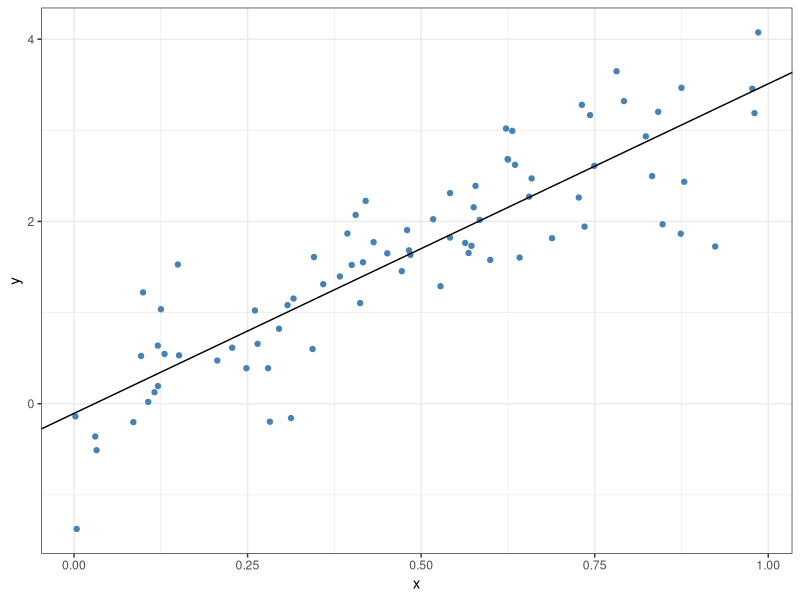
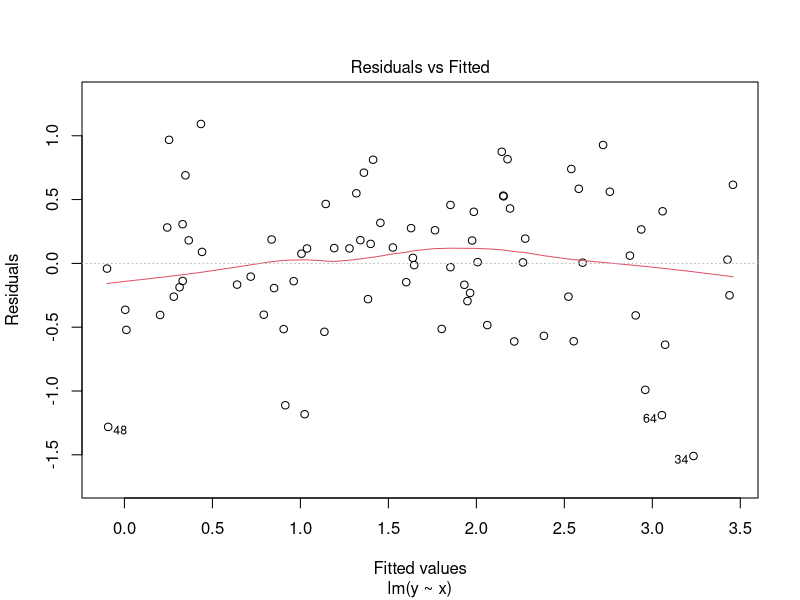
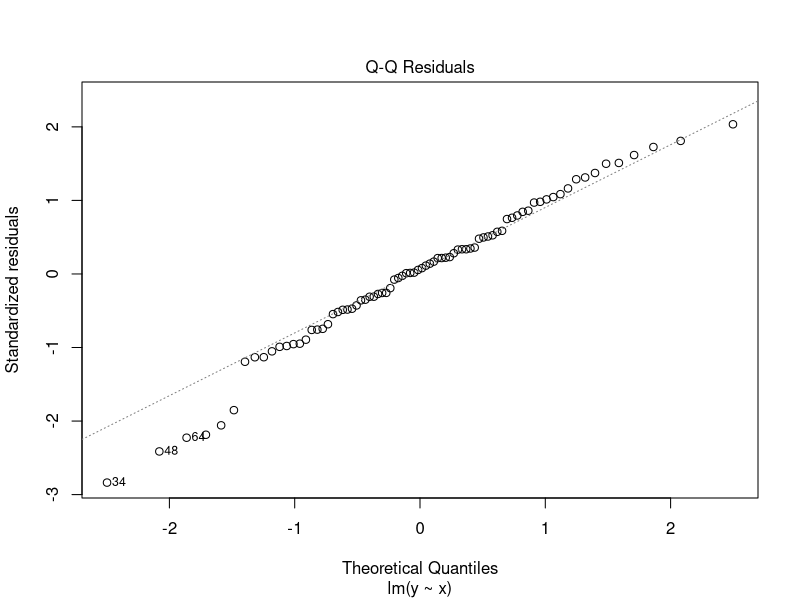
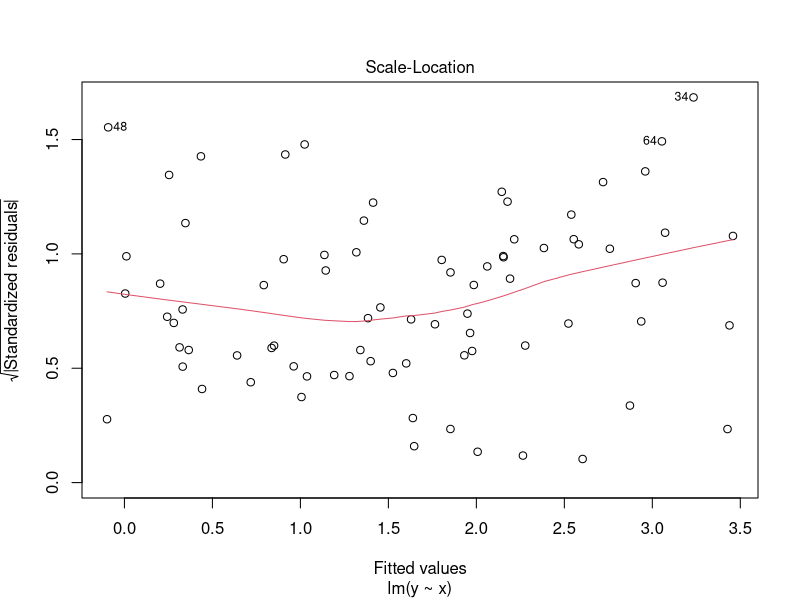
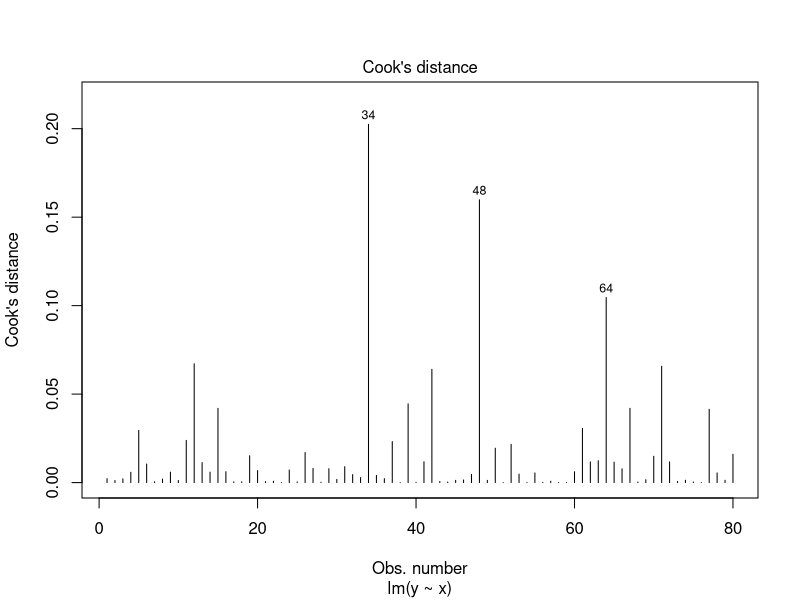
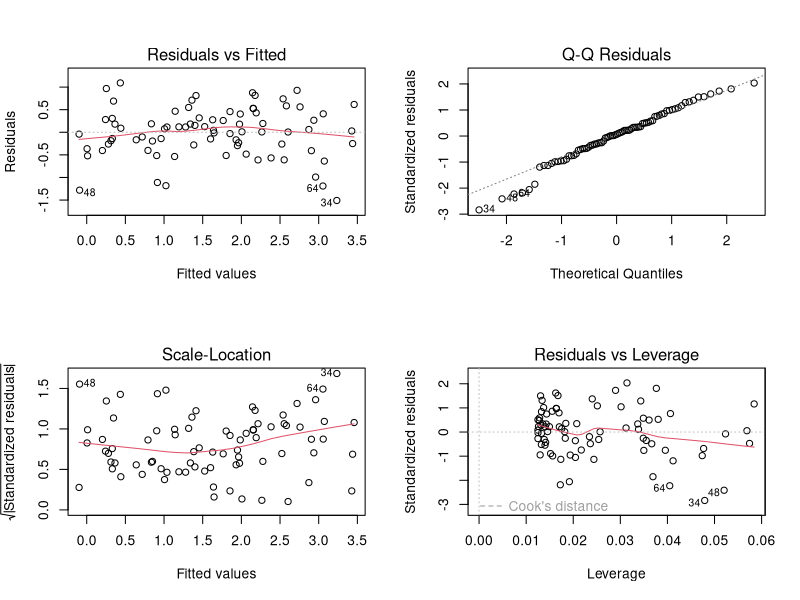
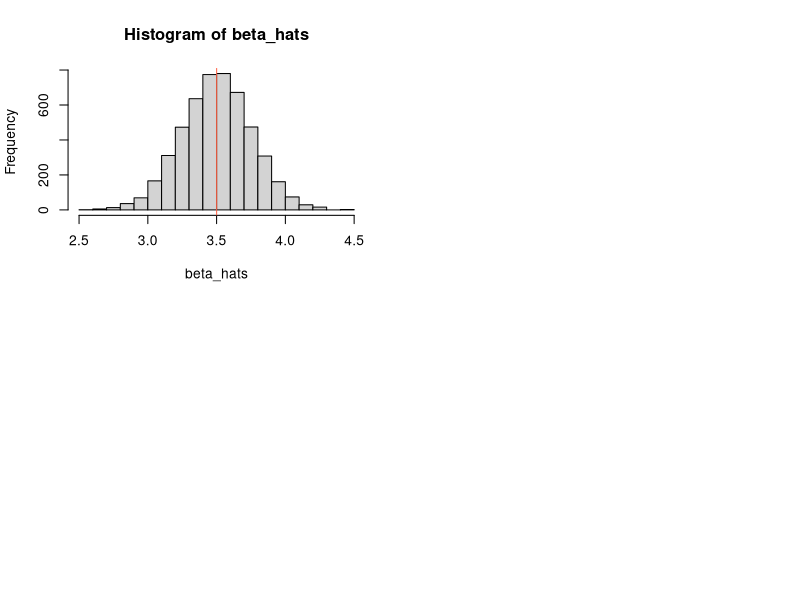
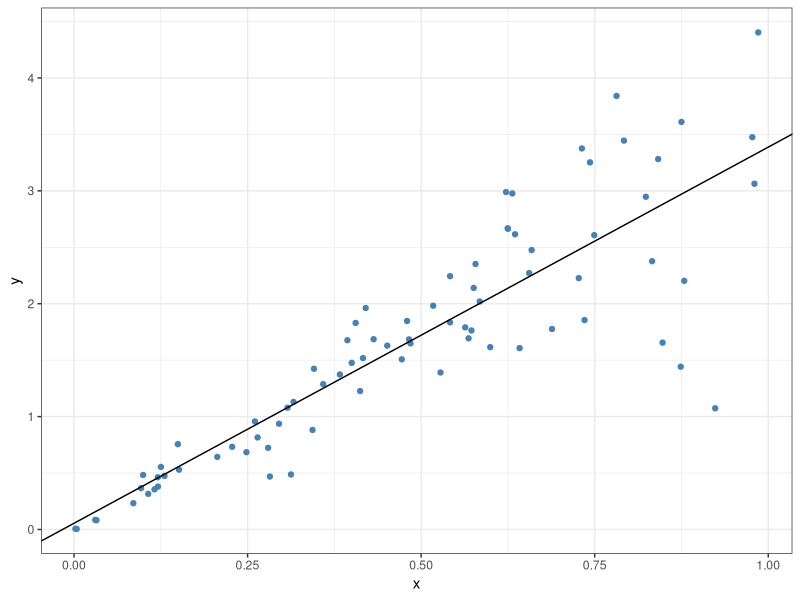

The R source for these figures, in order:
## ------------------------------------------------------------------------
set.seed(794)
n <- 80
x <- runif(n)
beta_1 <- 3.5
sigma <- .6
y <- beta_1 * x + rnorm(n, sd = sigma)
df <- data.frame(x, y)
m1 <- lm(y ~ x, data = df)

## ----echo = FALSE--------------------------------------------------------
library(ggplot2)
ggplot(df, aes(x = x, y = y)) + 
  geom_point(col = "steelblue") + 
  geom_abline(intercept = m1$coef[1], slope = m1$coef[2]) +
  theme_bw()

## ---- fig.width = 4, fig.align="center"----------------------------------
plot(m1, 1)

## ---- fig.width = 4, fig.align="center"----------------------------------
plot(m1, 2)

## ---- fig.width = 4, fig.align="center"----------------------------------
plot(m1, 3)

## ---- fig.width = 4, fig.align="center"----------------------------------
plot(m1, 4)

## ---- fig.width = 4, fig.align="center"----------------------------------
par(mfrow = c(2, 2))
plot(m1)

## ------------------------------------------------------------------------
it <- 5000
beta_hats <- rep(NA, it)
capture <- rep(FALSE, it)
for(i in 1:it) {
  y <- beta_1 * x + rnorm(n, sd = sigma)
  m <- lm(y ~ x)
  beta_hats[i] <- m$coef[2]
  ci <- confint(m)[2, ]
  capture[i] <- (ci[1] < beta_1 & beta_1 < ci[2])
}

## ------------------------------------------------------------------------
hist(beta_hats)
abline(v = mean(beta_hats), col = "tomato")

## ------------------------------------------------------------------------
mean(beta_hats) - beta_1

## ------------------------------------------------------------------------
mean(capture)

## ------------------------------------------------------------------------
set.seed(794)
n <- 80
x <- runif(n)
y <- beta_1 * x + rnorm(n, sd = .93 * x)
df <- data.frame(x, y)
m1 <- lm(y ~ x, data = df)

## ---- echo = FALSE-------------------------------------------------------
ggplot(df, aes(x = x, y = y)) + 
  geom_point(col = "steelblue") + 
  geom_abline(intercept = m1$coef[1], slope = m1$coef[2]) +
  theme_bw()

## ---- fig.width = 4, fig.align="center", echo = FALSE--------------------
par(mfrow = c(2, 2))
plot(m1)

## ------------------------------------------------------------------------
it <- 5000
beta_hats <- rep(NA, it)
capture <- rep(FALSE, it)
for(i in 1:it) {
  y <- beta_1 * x + rnorm(n, sd = .93 * x)
  m <- lm(y ~ x)
  beta_hats[i] <- m$coef[2]
  ci <- confint(m)[2, ]
  capture[i] <- (ci[1] < beta_1 & beta_1 < ci[2])
}

## ------------------------------------------------------------------------
hist(beta_hats)
abline(v = mean(beta_hats), col = "tomato")

## ------------------------------------------------------------------------
mean(beta_hats) - beta_1

## ------------------------------------------------------------------------
mean(capture)

